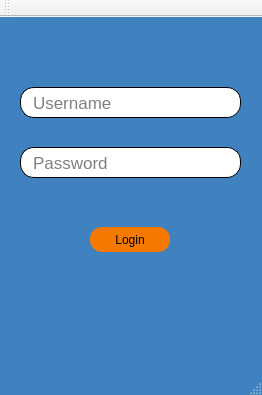
<?xml version="1.0" encoding="UTF-8"?>
<ui version="4.0">
 <class>Login</class>
 <widget class="QMainWindow" name="Login">
  <property name="windowModality">
   <enum>Qt::NonModal</enum>
  </property>
  <property name="enabled">
   <bool>true</bool>
  </property>
  <property name="geometry">
   <rect>
    <x>0</x>
    <y>0</y>
    <width>262</width>
    <height>395</height>
   </rect>
  </property>
  <property name="acceptDrops">
   <bool>false</bool>
  </property>
  <property name="windowTitle">
   <string>Login</string>
  </property>
  <property name="autoFillBackground">
   <bool>false</bool>
  </property>
  <property name="styleSheet">
   <string notr="true">QMainWindow{
	border-image: url(:/resources/Images/login.jpg);
	background-color: rgb(64, 130, 191);
}
QLineEdit {
    border-width: 1px;
    border-style: solid;
    border-radius: 14px;
	padding-left: 10px;
}

</string>
  </property>
  <widget class="QWidget" name="centralWidget">
   <widget class="QLineEdit" name="lineEdit">
    <property name="geometry">
     <rect>
      <x>20</x>
      <y>70</y>
      <width>221</width>
      <height>31</height>
     </rect>
    </property>
    <property name="font">
     <font>
      <pointsize>13</pointsize>
     </font>
    </property>
    <property name="placeholderText">
     <string>Username</string>
    </property>
   </widget>
   <widget class="QLineEdit" name="lineEdit_2">
    <property name="geometry">
     <rect>
      <x>20</x>
      <y>130</y>
      <width>221</width>
      <height>31</height>
     </rect>
    </property>
    <property name="font">
     <font>
      <pointsize>13</pointsize>
     </font>
    </property>
    <property name="echoMode">
     <enum>QLineEdit::Password</enum>
    </property>
    <property name="placeholderText">
     <string>Password</string>
    </property>
   </widget>
   <widget class="QPushButton" name="pushButton">
    <property name="geometry">
     <rect>
      <x>90</x>
      <y>210</y>
      <width>80</width>
      <height>25</height>
     </rect>
    </property>
    <property name="styleSheet">
     <string notr="true">QPushButton{

	background-color: rgb(245, 121, 0);
	color: rgb(0, 0, 0);
	border-radius:12px;
}
QPushButton::hover{
	color:rgb(252, 175, 62);
}</string>
    </property>
    <property name="text">
     <string>Login</string>
    </property>
   </widget>
   <zorder>lineEdit_2</zorder>
   <zorder>pushButton</zorder>
   <zorder>lineEdit</zorder>
  </widget>
  <widget class="QMenuBar" name="menuBar">
   <property name="geometry">
    <rect>
     <x>0</x>
     <y>0</y>
     <width>262</width>
     <height>22</height>
    </rect>
   </property>
  </widget>
  <widget class="QToolBar" name="mainToolBar">
   <attribute name="toolBarArea">
    <enum>TopToolBarArea</enum>
   </attribute>
   <attribute name="toolBarBreak">
    <bool>false</bool>
   </attribute>
  </widget>
  <widget class="QStatusBar" name="statusBar"/>
 </widget>
 <layoutdefault spacing="6" margin="11"/>
 <resources/>
 <connections/>
</ui>
